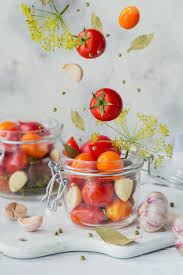
#> input picture images/fruits.jpeg, 183 x 275 px
$ python tuto26plot.py
#> lines starting #> are read from the running program, lines starting #| are printed output that depends on the picture
# -*- coding: utf-8 -*-
"""
Created on Thu Jan 26 11:35:22 2023

@author: HP
"""

import cv2
import numpy as np
import matplotlib.pyplot as plt

x = [1, 2, 3, 4, 5]
y = [1, 3, 6, 9, 11]
plt.plot(x, y)

# doing with numpy array but it's working the same
a = np.array(x)
b = np.array(y)
plt.plot(a, b)


greyImg = cv2.imread('images/fruits.jpeg', 0)
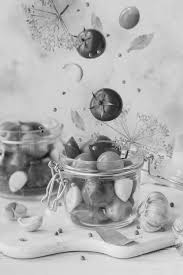
#> greyImg: shape (275, 183); min 5, max 245, mean 178

# plt.imshow(greyImg,cmap='gray')
# plt.hist(greyImg.flat,bins=155,range=(0,255))#bins is the number of line

plt.plot(a, b)
plt.plot(a, b, 'bo')  # blue dots
plt.plot(a, b, 'r--')  # red desh
plt.plot(a, b, 'g^')  # green triangle
plt.axis([0, 6, 0, 50])  # range for x and y axis

wells = ['well1', 'well2', 'well3', 'well4', 'well5']
cells = [90, 43, 66, 49, 50]

plt.bar(wells, cells)  # bar plot
plt.scatter(wells, cells)  # dots plot
plt.plot(wells, cells)  # line plot

plt.plot(a, b, linewidth=5.0)

fig = plt.plot(a, b)
plt.setp(fig, color='r', linewidth=4.0)
plt.show()
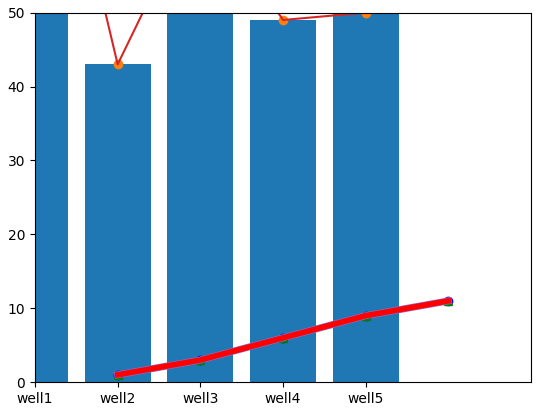
#> figure drawn by matplotlib, 1 panel; tallest bar 90 high, from x = -0.4 to 0.4

# set plot with full label
plt.figure(figsize=(8, 8))

plt.bar(wells, cells)
plt.xlabel('Well #', fontsize=18, color='red')
plt.ylabel('#dead cells')
plt.title('Dead cells in each well')
plt.axis([1, 6, 20, 120])
plt.grid(True)
plt.show()
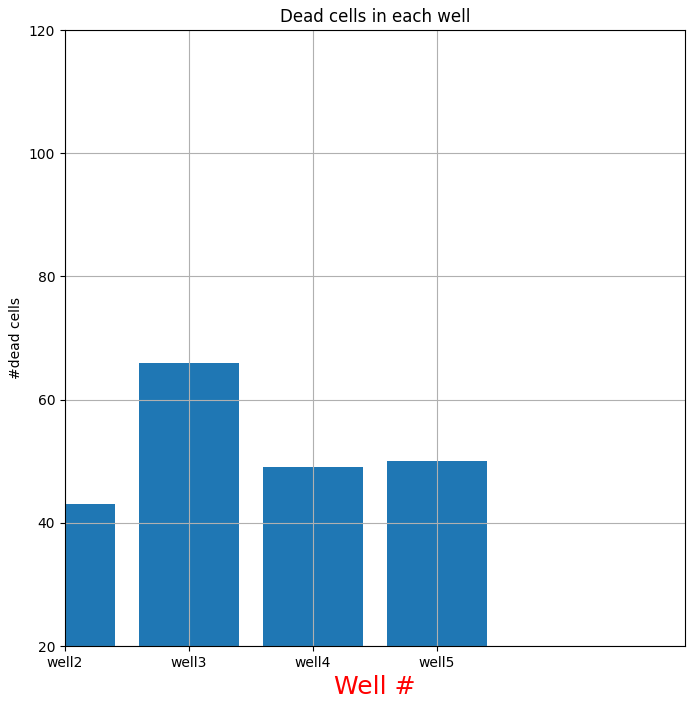
#> figure drawn by matplotlib, 1 panel; tallest bar 90 high, from x = -0.4 to 0.4

# subploting
plt.figure(figsize=(12, 6))  # x,y

plt.subplot(121)  # row,colum,position
plt.plot(x, y)
plt.yscale('linear')
plt.title('linear')
plt.grid(True)

plt.subplot(122)
plt.plot(x, y)
plt.yscale('log')
plt.title('log')
plt.grid(True)

# ploting horizontally
plt.figure(figsize=(16, 6))

plt.subplot(131)
plt.bar(wells, cells)

plt.subplot(132)
plt.scatter(wells, cells)

plt.subplot(133)
plt.plot(wells, cells)
plt.suptitle('Mutiple Plots')
plt.show()
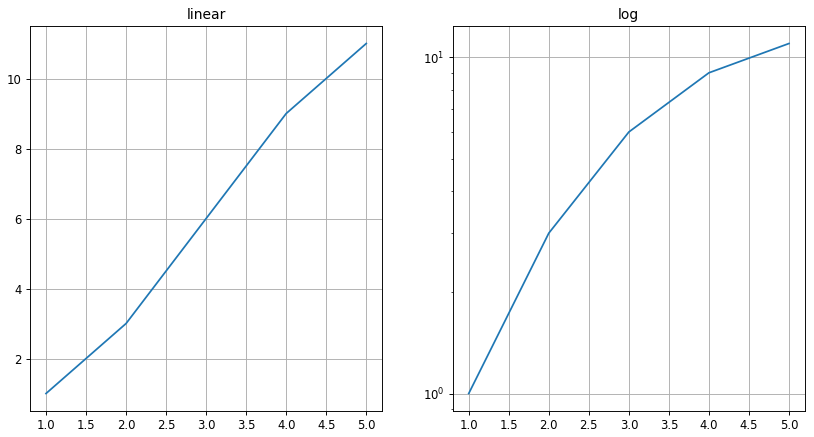
#> figure drawn by matplotlib, 2 panels

# Initialize the plot and subplots
fig = plt.figure(figsize=(10, 10))
ax1 = fig.add_subplot(221)
ax1.set(title='vertical bar', xlabel='Well#', ylabel='Cell')
ax2 = fig.add_subplot(222)
ax2.set(title='horizontal bar', xlabel='Well#', ylabel='Cell')
ax3 = fig.add_subplot(223)


ax1.bar(wells, cells)
ax2.barh(wells, cells)
ax3.plot(wells, cells)

plt.savefig('images/myplot.jpg')
plt.show()
